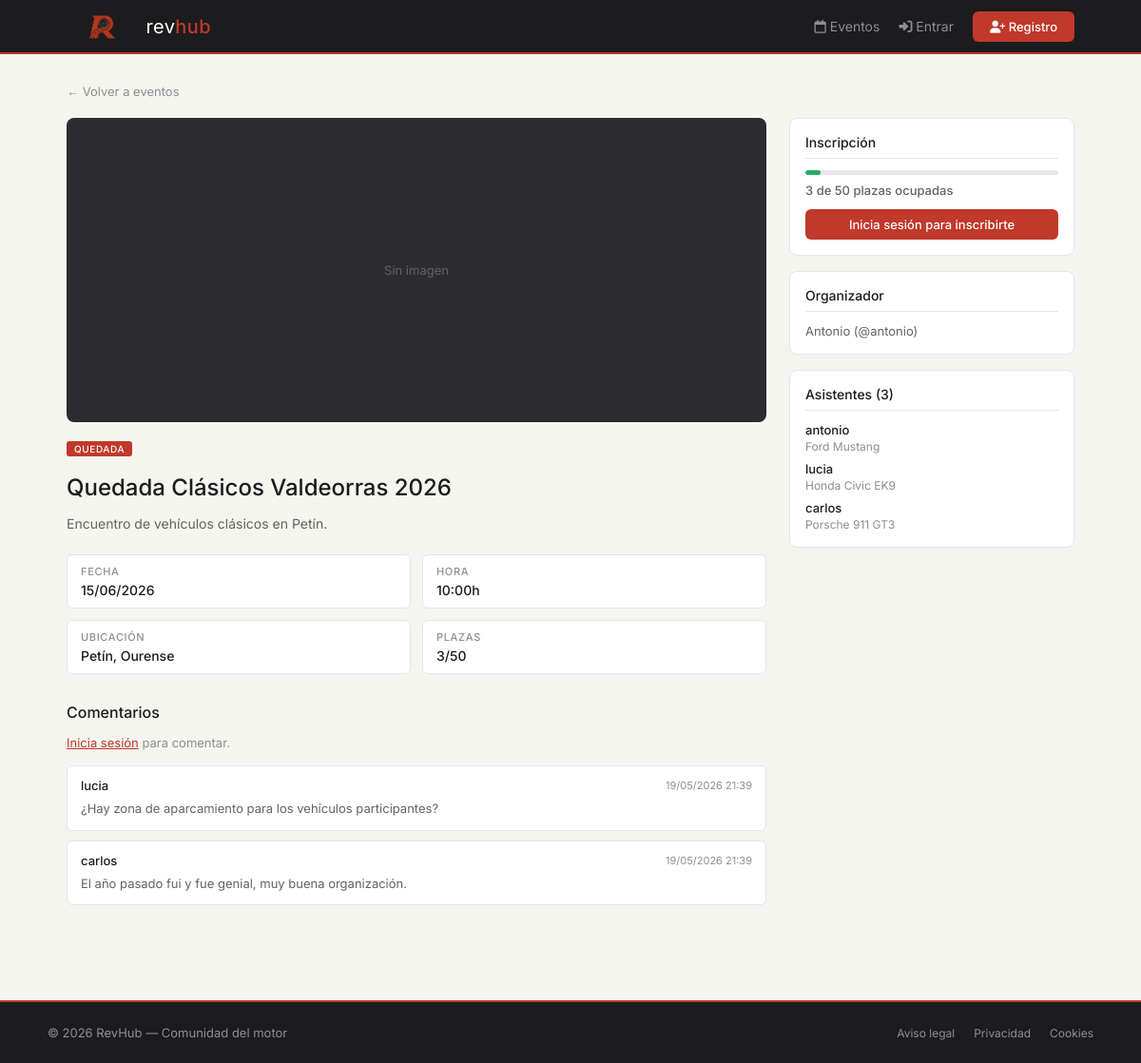
The app's page /evento.php?id=1 with its own data.
### tables this page shows
CREATE TABLE eventos (
  id_evento           INT AUTO_INCREMENT PRIMARY KEY,
  id_usuario          INT           NOT NULL,
  nombre              VARCHAR(200)  NOT NULL,
  descripcion         TEXT,
  fecha               DATE          NOT NULL,
  hora                TIME          NOT NULL,
  ubicacion           VARCHAR(255)  NOT NULL,
  salida              VARCHAR(255)  DEFAULT NULL,
  destino             VARCHAR(255)  DEFAULT NULL,
  puntos_intermedios  VARCHAR(1000) DEFAULT NULL,
  max_participantes   INT           NOT NULL DEFAULT 50,
  tipo_evento         VARCHAR(50)   NOT NULL,
  tipos_admitidos     VARCHAR(255),
  marcas_admitidas    VARCHAR(500),
  cartel              VARCHAR(255),
  fecha_creacion      DATETIME NOT NULL DEFAULT CURRENT_TIMESTAMP,
  FOREIGN KEY (id_usuario) REFERENCES usuarios(id_usuario)
);

CREATE TABLE comentarios (
  id_comentario INT AUTO_INCREMENT PRIMARY KEY,
  id_usuario    INT      NOT NULL,
  id_evento     INT      NOT NULL,
  texto         TEXT     NOT NULL,
  fecha         DATETIME NOT NULL DEFAULT CURRENT_TIMESTAMP,
  FOREIGN KEY (id_usuario) REFERENCES usuarios(id_usuario),
  FOREIGN KEY (id_evento)  REFERENCES eventos(id_evento)
);

CREATE TABLE usuarios (
  id_usuario     INT AUTO_INCREMENT PRIMARY KEY,
  nombre         VARCHAR(100)  NOT NULL,
  apellidos      VARCHAR(150)  NOT NULL,
  username       VARCHAR(50)   NOT NULL UNIQUE,
  email          VARCHAR(150)  NOT NULL UNIQUE,
  contrasena     VARCHAR(255)  NOT NULL,
  foto_perfil    VARCHAR(255),
  descripcion    TEXT,
  rol            ENUM('usuario', 'organizador', 'admin', 'bloqueado') NOT NULL DEFAULT 'usuario',
  fecha_registro DATETIME NOT NULL DEFAULT CURRENT_TIMESTAMP
);

### evento.php (the view, shortened to what this page needs)
<?php
include 'php/conexion.php';
$id = (int)$_GET['id'];
$result = mysqli_query($conexion,
    "SELECT e.*, u.username, u.nombre AS org_nombre, u.id_usuario AS org_id
     FROM eventos e
     JOIN usuarios u ON e.id_usuario = u.id_usuario
     WHERE e.id_evento = $id"
);
$evento = mysqli_fetch_assoc($result);
$inscritos = mysqli_fetch_assoc(mysqli_query($conexion,
    "SELECT COUNT(DISTINCT id_usuario) as total FROM inscripciones WHERE id_evento = $id"
))['total'];
$inscrito = false;
$tipos_admitidos  = !empty($evento['tipos_admitidos'])  ? explode(',', $evento['tipos_admitidos'])  : [];
$marcas_admitidas = !empty($evento['marcas_admitidas']) ? explode(',', $evento['marcas_admitidas']) : [];
$error_com = '';
$pct = $evento['max_participantes'] > 0 ? round($inscritos / $evento['max_participantes'] * 100) : 0;
include 'includes/cabecera.php';
?>
<main>
    <div class="contenedor">
        <a href="/revhub/eventos.php" class="volver">&larr; Volver a eventos</a>
        <div class="evento-layout">
            <div class="evento-main">
                <div class="evento-imagen">
                    <?php if ($evento['cartel']): ?>
                        <img src="/revhub/img/eventos/<?= htmlspecialchars($evento['cartel']) ?>"
                             alt="<?= htmlspecialchars($evento['nombre']) ?>">
                    <?php else: ?>
                        <span>Sin imagen</span>
                    <?php endif; ?>
                </div>
                <div class="evento-badges">
                    <span class="badge badge-<?= $evento['tipo_evento'] ?>"><?= htmlspecialchars($evento['tipo_evento']) ?></span>
                </div>
                <h1><?= htmlspecialchars($evento['nombre']) ?></h1>
                <p class="evento-descripcion"><?= nl2br(htmlspecialchars($evento['descripcion'])) ?></p>
                <div class="evento-meta-grid">
                    <div class="meta-item">
                        <span class="meta-label">Fecha</span>
                        <span><?= date('d/m/Y', strtotime($evento['fecha'])) ?></span>
                    </div>
                    <div class="meta-item">
                        <span class="meta-label">Hora</span>
                        <span><?= substr($evento['hora'], 0, 5) ?>h</span>
                    </div>
                    <div class="meta-item">
                        <span class="meta-label">Ubicación</span>
                        <span><?= htmlspecialchars($evento['ubicacion']) ?></span>
                    </div>
                    <div class="meta-item">
                        <span class="meta-label">Plazas</span>
                        <span><?= $inscritos ?>/<?= $evento['max_participantes'] ?></span>
                    </div>
                </div>
                <div class="comentarios">
                    <h3>Comentarios</h3>
                    <?php if (isset($_SESSION['usuario'])): ?>
                        <?php if ($error_com): ?>
                            <div class="alerta alerta-error"><?= $error_com ?></div>
                        <?php endif; ?>
                        <form method="POST" action="" class="form-comentario">
                            <input type="hidden" name="accion" value="comentar">
                            <textarea name="comentario" placeholder="Escribe un comentario..." rows="3"></textarea>
                            <button type="submit" class="btn">Publicar</button>
                        </form>
                    <?php else: ?>
                        <p class="aviso-login">
                            <button class="btn-texto" onclick="abrirModal('modal-login')">Inicia sesión</button>
                            para comentar.
                        </p>
                    <?php endif; ?>
                    <?php
                    $comentarios2 = mysqli_query($conexion,
                        "SELECT c.*, u.username FROM comentarios c
                         JOIN usuarios u ON c.id_usuario = u.id_usuario
                         WHERE c.id_evento = $id ORDER BY c.fecha DESC"
                    );
                    ?>
                    <?php if (mysqli_num_rows($comentarios2) > 0): ?>
                        <?php while ($com = mysqli_fetch_assoc($comentarios2)): ?>
                        <div class="comentario">
                            <div class="comentario-header">
                                <strong><?= htmlspecialchars($com['username']) ?></strong>
                                <div class="comentario-acciones">
                                    <span><?= date('d/m/Y H:i', strtotime($com['fecha'])) ?></span>
                                </div>
                            </div>
                            <p><?= nl2br(htmlspecialchars($com['texto'])) ?></p>
                        </div>
                        <?php endwhile; ?>
                    <?php else: ?>
                        <p class="sin-resultados">Aún no hay comentarios.</p>
                    <?php endif; ?>
                </div>
            </div>
            <div class="evento-sidebar">
                <div class="sidebar-card">
                    <h4>Inscripción</h4>
                    <div class="barra-plazas">
                        <?php
                        if ($pct < 50) {
                            $color_barra = '#27AE60';
                        } elseif ($pct < 80) {
                            $color_barra = '#B7770D';
                        } else {
                            $color_barra = '#C0392B';
                        }
                        ?>
                        <div class="barra-fill" style="width:<?= $pct ?>%; background:<?= $color_barra ?>"></div>
                    </div>
                    <p class="plazas-texto <?= $pct < 50 ? 'estado-activo' : ($pct < 80 ? 'estado-pendiente' : 'estado-bloqueado') ?>">
                        <?= $inscritos ?> de <?= $evento['max_participantes'] ?> plazas ocupadas
                    </p>
                    <?php if (isset($_SESSION['usuario'])): ?>
                        <?php if ($inscrito): ?>
                            <p class="alerta alerta-ok">Ya estás inscrito.</p>
                            <a href="/revhub/evento.php?id=<?= $id ?>&desinscribirse=1"
                               class="btn-peligro btn-full"
                               onclick="return confirm('¿Cancelar inscripción?')">
                               Cancelar inscripción
                            </a>
                        <?php elseif ($inscritos >= $evento['max_participantes']): ?>
                            <p class="alerta alerta-error">Evento completo.</p>
                        <?php else: ?>
                            <button class="btn btn-full" onclick="abrirModal('modal-inscripcion')">
                                Apuntarse
                            </button>
                            <?php if (!empty($tipos_admitidos) || !empty($marcas_admitidas)): ?>
                                <button class="btn-outline btn-full" style="margin-top:8px;"
                                        onclick="abrirModal('modal-mensaje')">
                                    <i class="fa-regular fa-envelope"></i> Mi coche no cumple los requisitos
                                </button>
                            <?php endif; ?>
                        <?php endif; ?>
                    <?php else: ?>
                        <button class="btn btn-full" onclick="abrirModal('modal-login')">
                            Inicia sesión para inscribirte
                        </button>
                    <?php endif; ?>
                </div>
                <div class="sidebar-card">
                    <h4>Organizador</h4>
                    <p><?= htmlspecialchars($evento['org_nombre']) ?> (@<?= htmlspecialchars($evento['username']) ?>)</p>
                </div>
                <div class="sidebar-card">
                    <h4>Asistentes (<?= $inscritos ?>)</h4>
                    <?php
                    $asistentes2 = mysqli_query($conexion,
                        "SELECT DISTINCT u.id_usuario, u.username, v.marca, v.modelo, v.tipo_vehiculo
                         FROM inscripciones i
                         JOIN usuarios u ON i.id_usuario = u.id_usuario
                         JOIN vehiculos v ON i.id_vehiculo = v.id_vehiculo
                         WHERE i.id_evento = $id"
                    );
                    ?>
                    <?php if (mysqli_num_rows($asistentes2) > 0): ?>
                        <ul class="lista-asistentes">
                            <?php while ($a = mysqli_fetch_assoc($asistentes2)): ?>
                            <li>
                                <div>
                                    <strong><?= htmlspecialchars($a['username']) ?></strong>
                                    <span><?= htmlspecialchars($a['marca']) ?> <?= htmlspecialchars($a['modelo']) ?></span>
                                </div>
                            </li>
                            <?php endwhile; ?>
                        </ul>
                    <?php else: ?>
                        <p class="sin-resultados">Nadie inscrito aún.</p>
                    <?php endif; ?>
                </div>
            </div>
        </div>
    </div>
</main>
<?php include 'includes/pie.php'; ?>

### includes/cabecera.php (shortened to what this page needs)
<!DOCTYPE html>
<html lang="es">
<head>
    <link rel="stylesheet" href="/revhub/css/style.css">
    <link rel="stylesheet" href="https://cdnjs.cloudflare.com/ajax/libs/font-awesome/6.5.0/css/all.min.css">
</head>
<body>
<header>
    <div class="nav">
        <a href="/revhub/index.php" class="logo">
            <img src="/revhub/img/logo.png" alt="RevHub">
            <span>rev<strong>hub</strong></span>
        </a>
        <nav class="nav-escritorio">
            <a href="/revhub/eventos.php">
                <i class="fa-regular fa-calendar"></i> Eventos
            </a>
            <?php if (isset($_SESSION['usuario'])): ?>
                <a href="/revhub/vehiculos.php">
                    <i class="fa-solid fa-car"></i> Vehículos
                </a>
                <?php if ($_SESSION['rol'] === 'organizador' || $_SESSION['rol'] === 'admin'): ?>
                    <a href="/revhub/crear_evento.php">
                        <i class="fa-solid fa-plus"></i> Crear evento
                    </a>
                <?php endif; ?>
                <?php if ($_SESSION['rol'] === 'admin'): ?>
                    <a href="/revhub/admin.php">
                        <i class="fa-solid fa-shield-halved"></i> Admin
                    </a>
                <?php endif; ?>
                <a href="/revhub/perfil.php" class="nav-icono">
                    <i class="fa-regular fa-user"></i>
                    <?= htmlspecialchars($_SESSION['username']) ?>
                </a>
                <a href="/revhub/logout.php" class="nav-icono" title="Cerrar sesión">
                    <i class="fa-solid fa-right-from-bracket"></i>
                </a>
            <?php else: ?>
                <button class="btn-nav" onclick="abrirModal('modal-login')">
                    <i class="fa-solid fa-right-to-bracket"></i> Entrar
                </button>
                <a href="/revhub/registro.php" class="btn">
                    <i class="fa-solid fa-user-plus"></i> Registro
                </a>
            <?php endif; ?>
        </nav>
    </div>
</header>

### includes/pie.php (shortened to what this page needs)
<footer>
    <div class="pie-inner">
        <p>&copy; 2026 RevHub &mdash; Comunidad del motor</p>
        <div>
            <a href="/revhub/aviso_legal.php">Aviso legal</a>
            <a href="/revhub/privacidad.php">Privacidad</a>
            <a href="/revhub/cookies.php">Cookies</a>
        </div>
    </div>
</footer>
</body>
</html>

### records on screen
eventos: tipo_evento "QUEDADA", nombre "Quedada Clásicos Valdeorras 2026", descripcion "Encuentro de vehículos clásicos en Petín.", fecha "15/06/2026", hora "10:00", ubicacion "Petín, Ourense", max_participantes "50", id_usuario.nombre "Antonio", id_usuario.username "antonio"
comentarios: id_usuario.username "lucia", fecha "19/05/2026 21:39", texto "¿Hay zona de aparcamiento para los vehículos participantes?"
comentarios: id_usuario.username "carlos", fecha "19/05/2026 21:39", texto "El año pasado fui y fue genial, muy buena organización."
usuarios: username "antonio", marca "Ford", modelo "Mustang"
usuarios: username "lucia", marca "Honda", modelo "Civic EK9"
usuarios: username "carlos", marca "Porsche", modelo "911 GT3"

### other values on screen
$inscritos "3"
